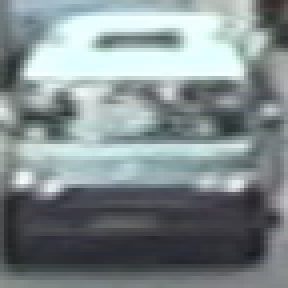
#> input picture uts/1/car_scaled/car_scaled_1.png, 72 x 72 px (shown 4 times larger); its folder holds only this picture in this run
$ jupyter execute --allow-errors 1606827145-MochamadAuliaAkbarPraditomo-1-3.ipynb   (older library calls are emulated)
#> lines starting #> are read from the running program, lines starting #| are printed output that depends on the picture
[cell 1]
import glob
import cv2 as cv2
import numpy as np
import matplotlib.pyplot as plt
import random
from skimage.feature import hog

[cell 2]
vehicle_assets = glob.glob('./car_scaled/*.png')
non_vehicle_assets = glob.glob('./non_car_scaled/*.png')

[cell 3]
vehicle = list()

for image in vehicle_assets:
    readImage=cv2.imread(image)
#> readImage is the input picture: shape (72, 72, 3); mean B, G, R 141.9, 139.9, 129.4
    rgbImage = cv2.cvtColor(readImage, cv2.COLOR_BGR2RGB)
    vehicle.append(rgbImage)

[cell 4]
non_vehicle = list()

for image in non_vehicle_assets:
    readImage=cv2.imread(image)
    rgbImage = cv2.cvtColor(readImage, cv2.COLOR_BGR2RGB)
    non_vehicle.append(rgbImage)

[cell 5]
f, axes = plt.subplots(3,2, figsize=(10,10))
plt.subplots_adjust(hspace=0.5)

#> (the rest of this cell did not finish here and is left out)

[cell 6]
def ExtractColorHistogram(image, nbins=32, bins_range=(0,255), resize=None):
    if(resize !=None):
        image= cv2.resize(image, resize)
    zero_channel= np.histogram(image[:,:,0], bins=nbins, range=bins_range)
    first_channel= np.histogram(image[:,:,1], bins=nbins, range=bins_range)
    second_channel= np.histogram(image[:,:,2], bins=nbins, range=bins_range)
    return zero_channel,first_channel, second_channel

def FindBinCenter(histogram_channel):
    bin_edges = histogram_channel[1]
    bin_centers = (bin_edges[1:]  + bin_edges[0:len(bin_edges)-1])/2
    return bin_centers

def ExtractColorFeatures(zero_channel, first_channel, second_channel):
    return np.concatenate((zero_channel[0], first_channel[0], second_channel[0]))

[cell 7]
f, axes= plt.subplots(4,4, figsize=(20,10))


for index in range(4):

    random_vehicle=random.randint(0, len(vehicle)-1)

    r,g,b = ExtractColorHistogram(vehicle[random_vehicle],128)

    center= FindBinCenter(r)
    axes[index,0].imshow(vehicle[random_vehicle])
    axes[index,0].set_title("Vehicle")
    axes[index,1].set_xlim(0,256)
    axes[index,1].bar(center,r[0])
    axes[index,1].set_title("R")
    axes[index,2].set_xlim(0,256)
    axes[index,2].bar(center,g[0])
    axes[index,2].set_title("G")
    axes[index,3].set_xlim(0,256)
    axes[index,3].bar(center,b[0])
    axes[index,3].set_title("B")

features = ExtractColorFeatures(r,g,b)
#> features = 384 values, max 410 at index 383, min 0 at index 0, mean 40.5
print("No of features are "+ str(len(features)))
#| No of features are 384
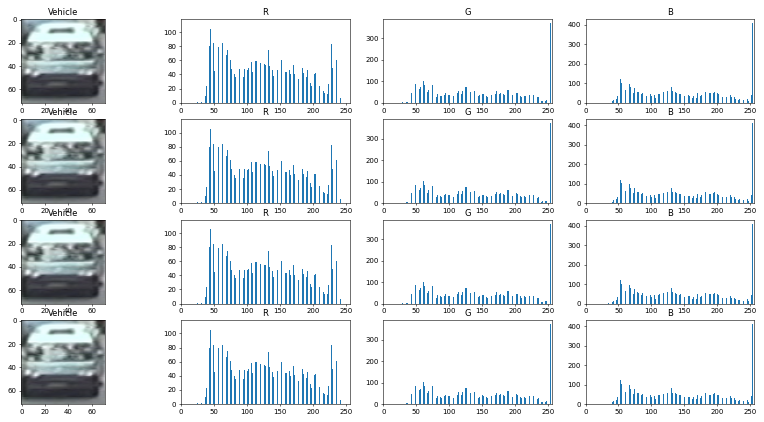
#> figure drawn by matplotlib, 16 panels; panel 2: tallest bar 113 high, from x = 46.42 to 47.22; panel 3: tallest bar 371 high, from x = 253.6 to 254.4; panel 4: tallest bar 410 high, from x = 253.6 to 254.4; panel 6: tallest bar 113 high, from x = 46.42 to 47.22
#> `image= cv2.cvtColor(image, cv2.COLOR_RGB2YUV)`: image: shape (72, 72, 3); mean of channels 0, 1, 2 137, 130.3, 121.2

[cell 8]
f, axes= plt.subplots(4,4, figsize=(20,10))


#> (the rest of this cell did not finish here and is left out)

[cell 9]
def GetFeaturesFromHog(image,orient,cellsPerBlock,pixelsPerCell, visualize= False, feature_vector_flag=True, block_norm='L2-Hys'):
#> called with orient = 9, cellsPerBlock = 2, pixelsPerCell = 8, visualize = True, feature_vector_flag = True, block_norm = 'L2-Hys'
    if visualize :
        hog_features, hog_image = hog(image, orientations=orient,
                          pixels_per_cell=(pixelsPerCell, pixelsPerCell),
                          cells_per_block=(cellsPerBlock, cellsPerBlock),
                          visualize=True, feature_vector=feature_vector_flag,block_norm=block_norm)
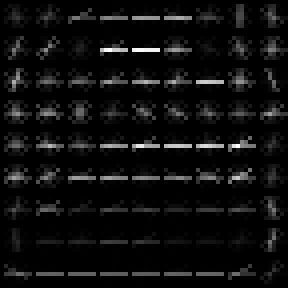
#> hog_image: shape (72, 72) float64 (shown 4 times larger); min 0, max 53.03, mean 3; drawn with min black and max white
#> hog_features = 2304 values, max 0.601 at index 2218, min 0 at index 52, mean 0.116
        return hog_features, hog_image
    else:
        hog_features = hog(image, orientations=orient,
                          pixels_per_cell=(pixelsPerCell, pixelsPerCell),
                          cells_per_block=(cellsPerBlock, cellsPerBlock),
                          visualize=False, feature_vector=feature_vector_flag,block_norm=block_norm)
        return hog_features

[cell 10]
image=vehicle[random_vehicle]
image= cv2.cvtColor(image, cv2.COLOR_RGB2YUV)
image=image[:,:,0]

feature1, hog_image = GetFeaturesFromHog(image,9,2,8,visualize=True,feature_vector_flag=True)
#> feature1 has the same summary as hog_features in GetFeaturesFromHog

# Plot the examples
fig = plt.figure(figsize = (15,20))
plt.subplot(121)
plt.imshow(image, cmap='gray')
plt.title('Example Vehicle Image')
plt.subplot(122)
plt.imshow(hog_image, cmap='inferno')
plt.title('HOG Visualization')
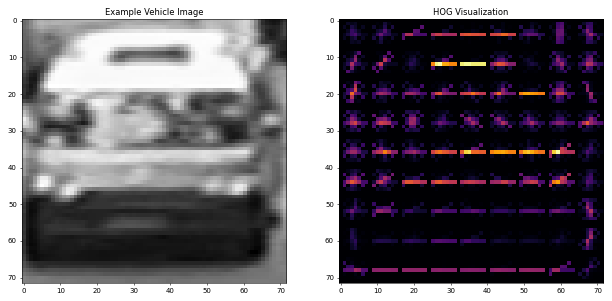
#> figure drawn by matplotlib, 2 panels

#> (a cell that did not finish here is left out)

[cell 12]
def ConvertImageColorspace(image, colorspace):
    return cv2.cvtColor(image, colorspace)

[cell 13]
def ExtractFeatures(images,orientation,cellsPerBlock,pixelsPerCell, convertColorspace=False):
#> called with orientation = 9, cellsPerBlock = 2, pixelsPerCell = 16, convertColorspace = True
    featureList=[]
    imageList=[]
    for image in images:
        if convertColorspace:
            image= cv2.cvtColor(image, cv2.COLOR_RGB2YUV)
        local_features_1=GetFeaturesFromHog(image[:,:,0],orientation,cellsPerBlock,pixelsPerCell, False, True)
        local_features_2=GetFeaturesFromHog(image[:,:,1],orientation,cellsPerBlock,pixelsPerCell, False, True)
        local_features_3=GetFeaturesFromHog(image[:,:,2],orientation,cellsPerBlock,pixelsPerCell, False, True)
        x=np.hstack([local_features_1,local_features_2,local_features_3])
        featureList.append(x)
#> this loop made 1 pass
#> after the loop, featureList = 1 item
    return featureList

[cell 14]
vehicleFeatures= ExtractFeatures(vehicle,9,2,16, True)
#> vehicleFeatures = 1 item
nonVehicleFeatures= ExtractFeatures(non_vehicle,9,2,16, True)
#> nonVehicleFeatures = []

#> (a cell that did not finish here is left out)

[cell 16]
from sklearn.model_selection import train_test_split

#> (the rest of this cell did not finish here and is left out)

[cell 17]
from sklearn.preprocessing import StandardScaler

scaler= StandardScaler()
#> (the rest of this cell did not finish here and is left out)

[cell 18]
from sklearn.svm import LinearSVC
svc = LinearSVC()
#> (the rest of this cell did not finish here and is left out)

[cell 19]
import matplotlib.image as mpimg

# [13 lines left out: function draw_boxes, not called in this run]

[cell 20]
def slide_window(img, x_start_stop=[None, None], y_start_stop=[None, None],
                    xy_window=(64, 64), xy_overlap=(0.9, 0.9)):

    if x_start_stop[0] == None:
        x_start_stop[0]=0
    if x_start_stop[1] == None:
        x_start_stop[1]=img.shape[1]
    if y_start_stop[0] ==  None:
        y_start_stop[0]= 0
    if y_start_stop[1] ==  None:
        y_start_stop[1]=img.shape[0]


    window_list = []

    image_width_x= x_start_stop[1] - x_start_stop[0]
    image_width_y= y_start_stop[1] - y_start_stop[0]

    windows_x = np.int( 1 + (image_width_x - xy_window[0])/(xy_window[0] * xy_overlap[0]))
    windows_y = np.int( 1 + (image_width_y - xy_window[1])/(xy_window[1] * xy_overlap[1]))

    modified_window_size= xy_window
    for i in range(0,windows_y):
        #modified_window_size = np.add(modified_window_size , 3)

        y_start = y_start_stop[0] + np.int( i * modified_window_size[1] * xy_overlap[1])
        for j in range(0,windows_x):
            x_start = x_start_stop[0] + np.int( j * modified_window_size[0] * xy_overlap[0])

            x1 = np.int( x_start +  modified_window_size[0])
            y1= np.int( y_start + modified_window_size[1])
            window_list.append(((x_start,y_start),(x1,y1)))
    return window_list

[cell 21]
# [19 lines left out: function DrawCars, not called in this run]

[cell 22]
# [25 lines left out: function DrawCarsOptimised, not called in this run]

#> (a cell that did not finish here is left out)

[cell 24]
# [9 lines left out: function add_heat, not called in this run]

[cell 25]
# [5 lines left out: function apply_threshold, not called in this run]

[cell 26]
from scipy.ndimage.measurements import label
# [14 lines left out: function draw_labeled_bboxes, not called in this run]

#> (a cell that did not finish here is left out)

[cell 28]
orientation=9
#> orientation = 9
cellsPerBlock=2
pixelsPerCell=16
xy_window=(64, 64)
xy_overlap=(0.15, 0.15)
x_start_stop=[0, image.shape[1]]
#> x_start_stop = [0, 72]
y_start_stop=[400, 660]

windows_normal = slide_window(image, x_start_stop, [400,528],
                    xy_window, xy_overlap)
#> windows_normal = [((0, 400), (64, 464)), ((0, 409), (64, 473)), ((0, 419), (64, 483)), ((0, 428), (64, 492)), ((0, 438), (64, 502)), ((0, 448), (64, 512)), ((0, 457), (64, 521))]
xy_window_1_5= (96,96)
xy_window_1_5_overlap=(0.30, 0.30)
windows_1_5 = slide_window(image, x_start_stop, [400,588],
                    xy_window_1_5, xy_window_1_5_overlap)
#> windows_1_5 = []
xy_window_twice_overlap=(0.50, 0.50)
xy_window_twice = (128,128)
windows_twice = slide_window(image, x_start_stop, y_start_stop,
                    xy_window_twice, xy_window_twice_overlap)
#> windows_twice = []

windows= windows_normal +  windows_1_5  + windows_twice
#> windows has the same summary as windows_normal
print("No of Windows are ",len(windows))
#| No of Windows are  7

$ run again, on uts/1/car_scaled/car_scaled_102.png
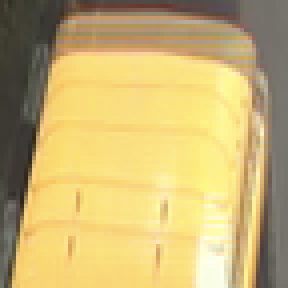
#> input picture uts/1/car_scaled/car_scaled_102.png, 72 x 72 px (shown 4 times larger)
#> readImage is the input picture: shape (72, 72, 3); mean B, G, R 115.4, 178.2, 200.2
#> features = 384 values, max 1444 at index 125, min 0 at index 0, mean 40.5
#| No of features are 384
#> in GetFeaturesFromHog, `hog_features, hog_image = hog(image, orientations=orient, pixels_per_c..`:
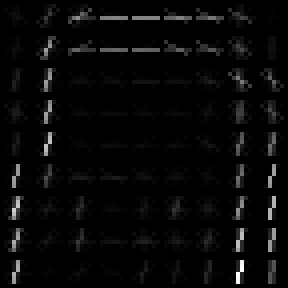
#> hog_image: shape (72, 72) float64 (shown 4 times larger); min 0, max 48.82, mean 1.6; drawn with min black and max white
#> hog_features = 2304 values, max 0.629 at index 400, min 0 at index 82, mean 0.114
#> feature1 has the same summary as hog_features in GetFeaturesFromHog
#> `[cell 10] image=vehicle[random_vehicle] image= cv2.cvtColor(image, cv2..`:
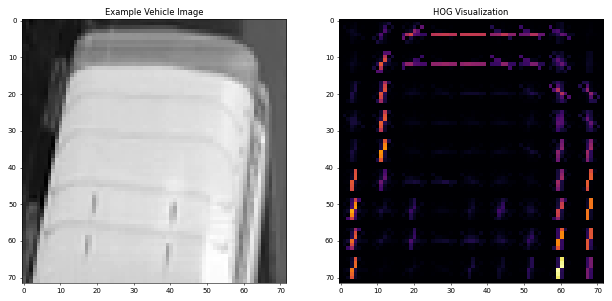
#> figure drawn by matplotlib, 2 panels
#> the loop in ExtractFeatures, `for image in images:` made 1 pass
#> after the loop in ExtractFeatures, `for image in images:`: featureList = 1 item
#> nonVehicleFeatures = []
#> orientation = 9
#> windows_normal = [((0, 400), (64, 464)), ((0, 409), (64, 473)), ((0, 419), (64, 483)), ((0, 428), (64, 492)), ((0, 438), (64, 502)), ((0, 448), (64, 512)), ((0, 457), (64, 521))]
#> windows_1_5 = []
#> windows has the same summary as windows_normal
#| No of Windows are  7

$ run again, on uts/1/car_scaled/car_scaled_103.png
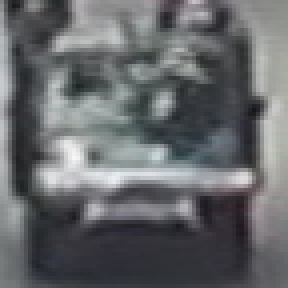
#> input picture uts/1/car_scaled/car_scaled_103.png, 72 x 72 px (shown 4 times larger)
#> readImage is the input picture: shape (72, 72, 3); mean B, G, R 106.8, 104.1, 102.2
#> features = 384 values, max 259 at index 284, min 0 at index 0, mean 40.5
#| No of features are 384
#> in GetFeaturesFromHog, `hog_features, hog_image = hog(image, orientations=orient, pixels_per_c..`:
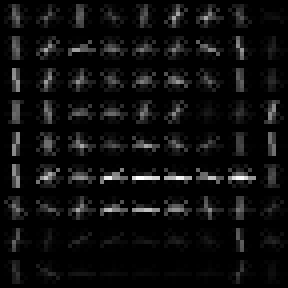
#> hog_image: shape (72, 72) float64 (shown 4 times larger); min 0, max 48.93, mean 2.8; drawn with min black and max white
#> hog_features = 2304 values, max 0.465 at index 2241, min 0 at index 244, mean 0.128
#> feature1 has the same summary as hog_features in GetFeaturesFromHog
#> `[cell 10] image=vehicle[random_vehicle] image= cv2.cvtColor(image, cv2..`:
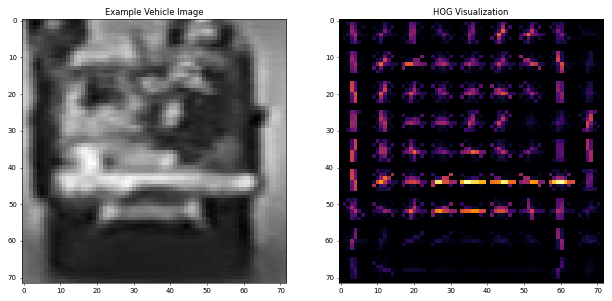
#> figure drawn by matplotlib, 2 panels
#> the loop in ExtractFeatures, `for image in images:` made 1 pass
#> after the loop in ExtractFeatures, `for image in images:`: featureList = 1 item
#> nonVehicleFeatures = []
#> orientation = 9
#> windows_normal = [((0, 400), (64, 464)), ((0, 409), (64, 473)), ((0, 419), (64, 483)), ((0, 428), (64, 492)), ((0, 438), (64, 502)), ((0, 448), (64, 512)), ((0, 457), (64, 521))]
#> windows_1_5 = []
#> windows has the same summary as windows_normal
#| No of Windows are  7

$ run again, on uts/1/car_scaled/car_scaled_104.png
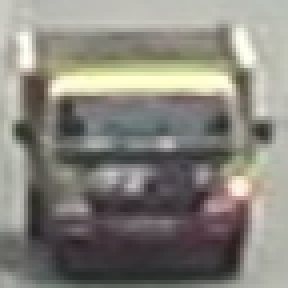
#> input picture uts/1/car_scaled/car_scaled_104.png, 72 x 72 px (shown 4 times larger)
#> readImage is the input picture: shape (72, 72, 3); mean B, G, R 124.6, 132.3, 134.8
#> features = 384 values, max 180 at index 348, min 0 at index 0, mean 40.5
#| No of features are 384
#> in GetFeaturesFromHog, `hog_features, hog_image = hog(image, orientations=orient, pixels_per_c..`:
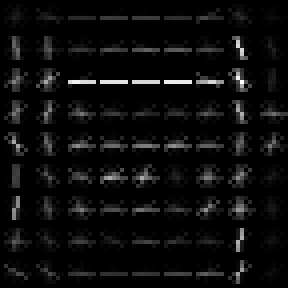
#> hog_image: shape (72, 72) float64 (shown 4 times larger); min 0, max 54.44, mean 2.7; drawn with min black and max white
#> hog_features = 2304 values, max 0.613 at index 724, min 0 at index 46, mean 0.117
#> feature1 has the same summary as hog_features in GetFeaturesFromHog
#> `[cell 10] image=vehicle[random_vehicle] image= cv2.cvtColor(image, cv2..`:
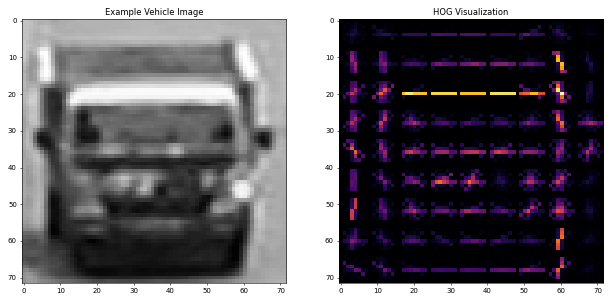
#> figure drawn by matplotlib, 2 panels
#> the loop in ExtractFeatures, `for image in images:` made 1 pass
#> after the loop in ExtractFeatures, `for image in images:`: featureList = 1 item
#> nonVehicleFeatures = []
#> orientation = 9
#> windows_normal = [((0, 400), (64, 464)), ((0, 409), (64, 473)), ((0, 419), (64, 483)), ((0, 428), (64, 492)), ((0, 438), (64, 502)), ((0, 448), (64, 512)), ((0, 457), (64, 521))]
#> windows_1_5 = []
#> windows has the same summary as windows_normal
#| No of Windows are  7

$ run again, on uts/1/car_scaled/car_scaled_10.png
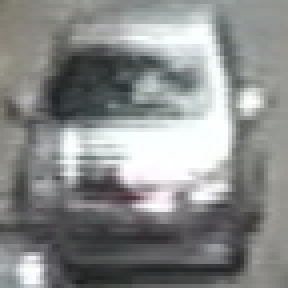
#> input picture uts/1/car_scaled/car_scaled_10.png, 72 x 72 px (shown 4 times larger)
#> readImage is the input picture: shape (72, 72, 3); mean B, G, R 138.2, 138.7, 136.9
#> features = 384 values, max 297 at index 383, min 0 at index 0, mean 40.5
#| No of features are 384
#> in GetFeaturesFromHog, `hog_features, hog_image = hog(image, orientations=orient, pixels_per_c..`:
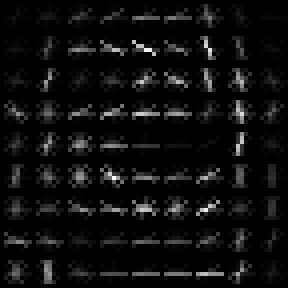
#> hog_image: shape (72, 72) float64 (shown 4 times larger); min 0, max 45.47, mean 2.6; drawn with min black and max white
#> hog_features = 2304 values, max 0.433 at index 2164, min 0 at index 124, mean 0.125
#> feature1 has the same summary as hog_features in GetFeaturesFromHog
#> `[cell 10] image=vehicle[random_vehicle] image= cv2.cvtColor(image, cv2..`:
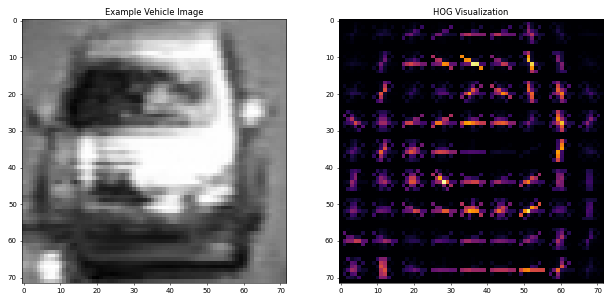
#> figure drawn by matplotlib, 2 panels
#> the loop in ExtractFeatures, `for image in images:` made 1 pass
#> after the loop in ExtractFeatures, `for image in images:`: featureList = 1 item
#> nonVehicleFeatures = []
#> orientation = 9
#> windows_normal = [((0, 400), (64, 464)), ((0, 409), (64, 473)), ((0, 419), (64, 483)), ((0, 428), (64, 492)), ((0, 438), (64, 502)), ((0, 448), (64, 512)), ((0, 457), (64, 521))]
#> windows_1_5 = []
#> windows has the same summary as windows_normal
#| No of Windows are  7
